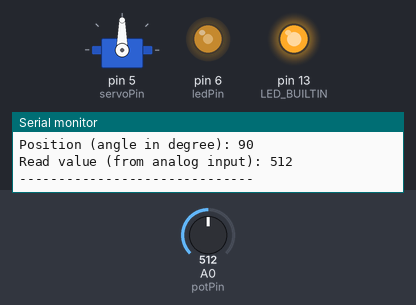
A sketch run on a simulated Arduino Uno, built with avr-gcc and run on an emulated ATmega328P. On the bench: servo, output pins drawn as LEDs (lit = HIGH), the last lines printed to the serial monitor. Dashed ring = blinking. Inputs (shaded band) come from the test bench; at power-on: A0 (potPin) = 512.

Above: at 2.1 s.
2.2 s: A0 (potPin) set to 716
At 3.4 s:
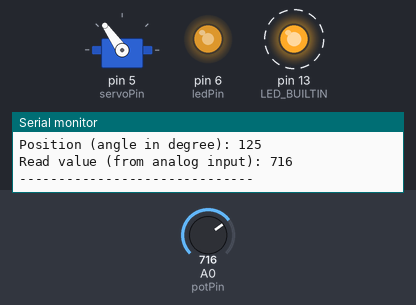
5.7 s: A0 (potPin) set to 750
9.9 s: A0 (potPin) set to 900
At 11.9 s:
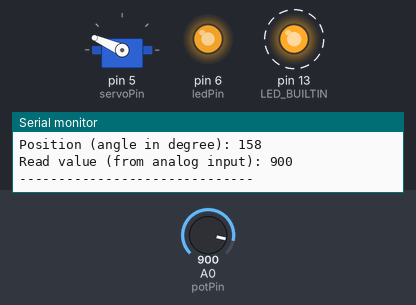
14.1 s: A0 (potPin) set to 1023
At 15.1 s:
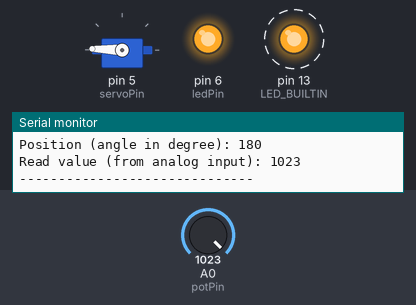
17.6 s: A0 (potPin) set to 511
At 19.1 s:
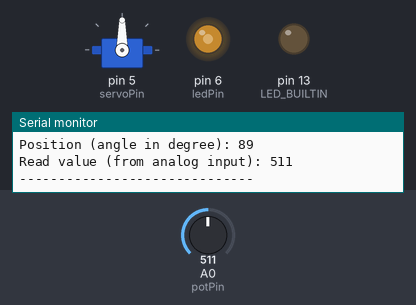
21.1 s: A0 (potPin) set to 94
At 22.5 s:
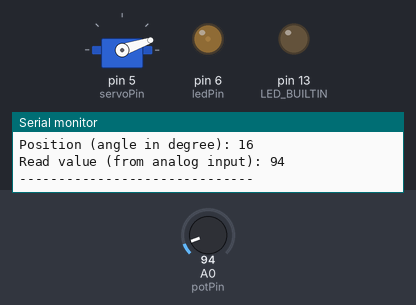
24.6 s: A0 (potPin) set to 78
At 26.1 s:
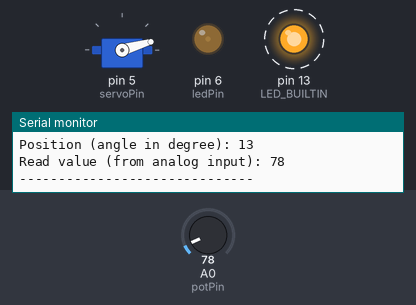
Timing chart, 0 to 29.8 s (numbered marks = the images above; inputs shaded):
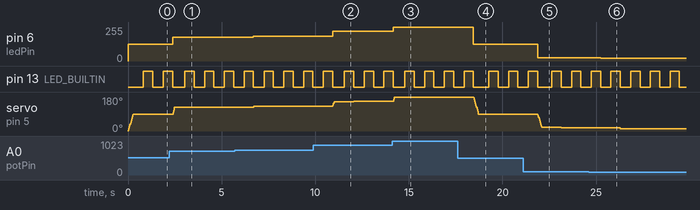

The sketch:

Lab_4_Control_Servo.ino
```cpp
#include <Servo.h>
Servo myservo;

const int servoPin = 5, ledPin = 6, potPin = A0;
int current_servoPos = 0;

void setup()
{
  pinMode(LED_BUILTIN, OUTPUT);
  pinMode(ledPin, OUTPUT);
  pinMode(potPin, INPUT);
  myservo.attach(servoPin);
  myservo.write(current_servoPos);
  Serial.begin(9600);
  digitalWrite(LED_BUILTIN, HIGH);
  digitalWrite(LED_BUILTIN, LOW);
}

void loop()
{
  digitalWrite(LED_BUILTIN, LOW);
  int potVal = analogRead(potPin);

  int ledDimVal = map(potVal, 0, 1023, 0, 255);
  analogWrite(ledPin, ledDimVal);

  current_servoPos = moveServo(potVal, current_servoPos);

  serialWrite(current_servoPos, potVal);
  digitalWrite(LED_BUILTIN, HIGH);
  delay(500);
}

int moveServo(int potVal, int current_servoPos){
  int servoPos = map(potVal, 0, 1023, 0, 180);

  if(servoPos > current_servoPos){
    for(int i = current_servoPos; i <= servoPos; i+=5){
      myservo.write(i);
      delay(15);
    }
  } else {
    for(int i = current_servoPos; i >= servoPos; i-=5){
      myservo.write(i);
      delay(15);
    }
  }

  return servoPos;
}

void serialWrite(int current_servoPos, int potVal){
  Serial.print("Position (angle in degree): ");
  Serial.println(current_servoPos);
  Serial.print("Read value (from analog input): ");
  Serial.println(potVal);
  Serial.println("------------------------------");

  delay(500);
}
```

Measured:
- the behaviour switches between 86 and 85 on A0 (potPin) (found by bisection; images 5 and 6)
- after the input at 2.2 s, pin 6 (ledPin): 127/255 → 178/255 after 0.18 s; servo on pin 5 (servoPin): 90° → 125° after 0.21 s
- after the input at 5.7 s, pin 6 (ledPin): 178/255 → 186/255 after 1.0 s; servo on pin 5 (servoPin): 125° → 130° after 1.0 s, → 131° 1.1 s later
- after the input at 9.9 s, pin 6 (ledPin): 186/255 → 224/255 after 1.0 s; servo on pin 5 (servoPin): 131° → 156° after 1.0 s, → 158° 1.1 s later
- after the input at 14.1 s, pin 6 (ledPin): 224/255 → 255/255 after 0.07 s; servo on pin 5 (servoPin): 158° → 178° after 0.10 s, → 180° 1.1 s later
- after the input at 17.6 s, pin 6 (ledPin): 255/255 → 127/255 after 0.85 s; servo on pin 5 (servoPin): moves from 180° to 89° over 1.3 s, starting after 0.86 s
- after the input at 21.1 s, pin 6 (ledPin): 127/255 → 23/255 after 0.78 s; servo on pin 5 (servoPin): moves from 89° to 16° over 1.2 s, starting after 0.79 s
- after the input at 24.6 s, pin 6 (ledPin): 23/255 → 19/255 after 0.64 s; servo on pin 5 (servoPin): 16° → 13° after 1.7 s
